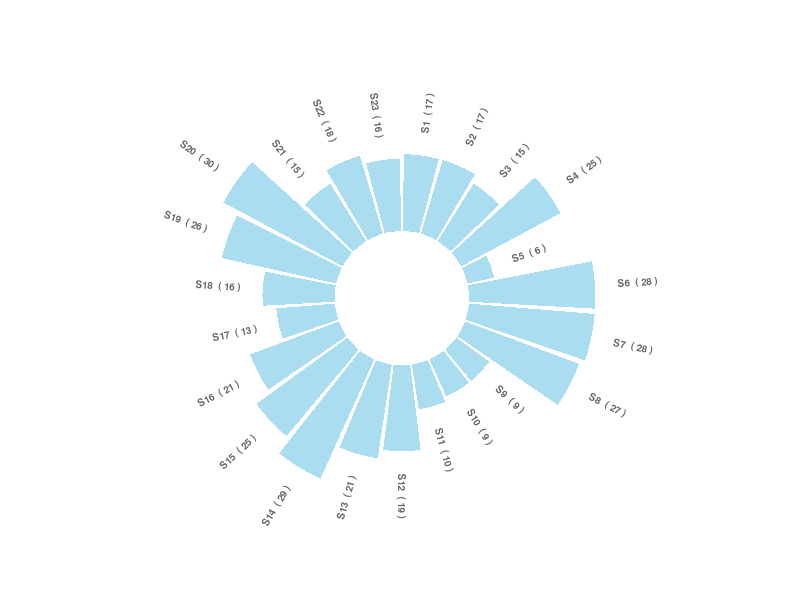
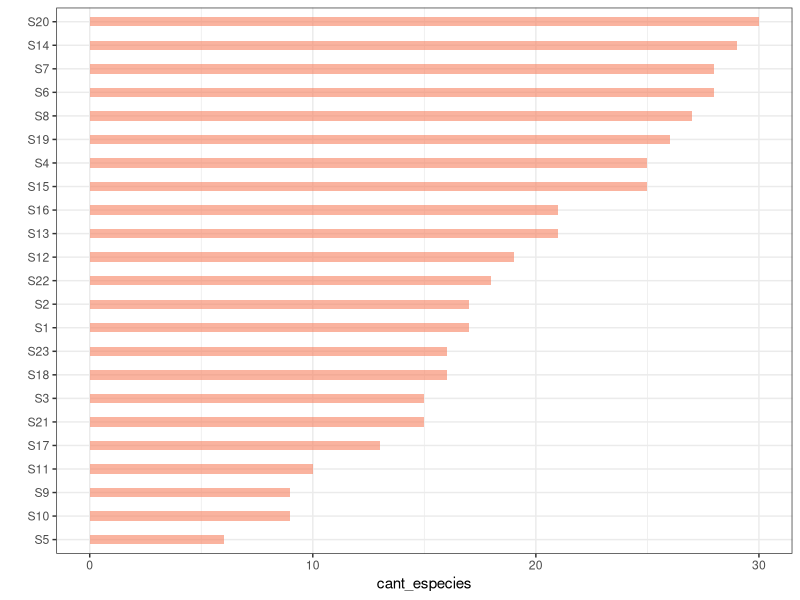

R code for these plots, in order:
ipak <- function(pkg){
  new.pkg <- pkg[!(pkg %in% installed.packages()[, "Package"])]
  if (length(new.pkg)) 
    install.packages(new.pkg, dependencies = TRUE)
  sapply(pkg, require, character.only = TRUE)
}

##packages <- c("MASS", "caret", "effects", "e1071", "rpart", "Epi")
packages <- c("tidyverse", "knitr", "hrbrthemes", "magrittr")
ipak(packages)

## ej 3.1

# carga de dataset vegetacion 
sitios <- read_csv2("data/VEGETACION.csv") 

sitios_3_1 <- sitios %>%
  rowwise(SITIO) %>%
  summarise(cant_especies=sum(c_across(E1:E84)))

## ej 3.2

# ----- This section prepare a dataframe for labels ---- #
# Get the name and the y position of each label
labels <- sitios_3_1
labels$id <- strtoi(sub('.', '', sitios_3_1$SITIO))

# calculate the ANGLE of the labels
num_bars <- nrow(labels)
angle <-  90 - 360 * (labels$id-0.5) /num_bars     # substract 0.5 because the letter must have the angle of the center of the bars. Not extreme right(1) or extreme left (0)

# calculate the alignment of labels: right or left
# If on the left part of the plot, labels have currently an angle < -90
labels$horiz_just<-ifelse( angle < -90, 1, 0)

# flip angle BY to make them readable
labels$bar_angle<-ifelse(angle < -90, angle+180, angle)


ggplot(sitios_3_1, aes(x=factor(SITIO, levels = SITIO), y=cant_especies)) +       
  geom_bar(stat="identity", fill=alpha("skyblue", 0.7)) +
  
  # Limits of the plot = very important. The negative value controls the size of the inner circle, the positive one is useful to add size over each bar
  ylim(-15,45) +
  
  # Custom the theme: no axis title and no cartesian grid
  theme_minimal() +
  theme(
    axis.text = element_blank(),
    axis.title = element_blank(),
    panel.grid = element_blank(),
    plot.margin = unit(rep(-1,4), "cm")      # Adjust the margin to make in sort labels are not truncated!
  ) +
  
  # This makes the coordinate polar instead of cartesian.
  coord_polar(start = 0) + 
  
  # Add the labels, using the label_data dataframe that we have created before
  geom_text(data=labels, aes(x=id, y=cant_especies+5, label=paste(SITIO, " (", cant_especies, ")"), hjust=horiz_just), 
            color="black", fontface="bold",alpha=0.6, size=2.5, angle=labels$bar_angle, inherit.aes = FALSE ) 

## ej 3.3
sitios_3_1 %>%
  ggplot( aes(x=reorder(SITIO, cant_especies), y=cant_especies)) +
    geom_bar(stat="identity", fill="#f68060", alpha=.6, width=.4) +
    coord_flip() +
    xlab("") +
    theme_bw()

## ej 3.4
sitios %>%
  pivot_longer(!SITIO, names_to = "Especie", values_to = "Presencia")
